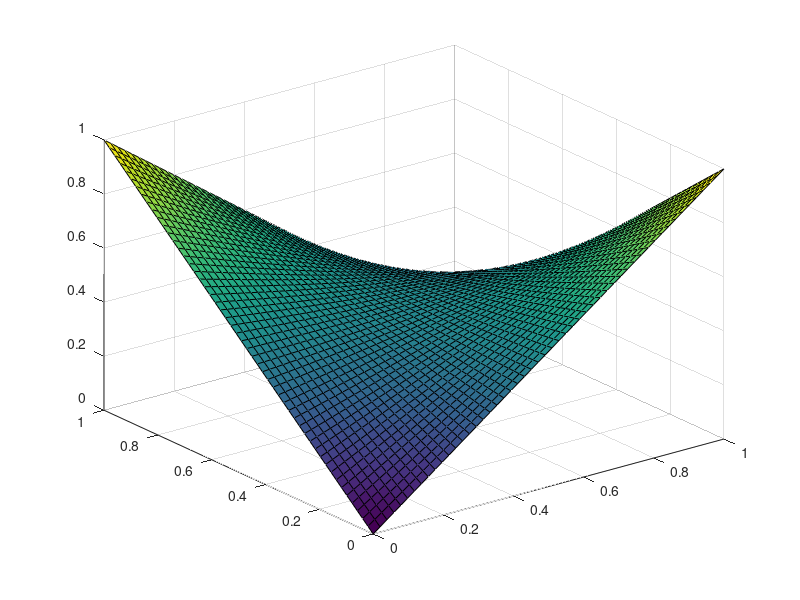

This chart was generated by the following MATLAB code:
n = 50;
u = zeros(n+2,n+2); % 初期状態の設定
% 境界条件の設定
u(:,1) = linspace(0,1,n+2);
u(:,n+2) = linspace(1,0,n+2);
u(1,:) = linspace(0,1,n+2);
u(n+2,:) = linspace(1,0,n+2);
maxit = 2000; % 最大反復R回数
tol = 1e-04; % 判定条件

for it = 1:maxit
    R = 0;
    for i = 2:n+1
        for j = 2:n+1
            r =  (u(i, j + 1) + u(i, j-1) + u(i-1, j) + u(i + 1, j)) /4 - u(i, j);
            u(i,j) = u(i,j) + r;
            R = max(R, abs(r));
        end        
    end
    T_(it)=R;
    t(it)=it;
    if R < tol
        break;
    end
end
% t
% size(T_)
% semilogy(t,T_)
% 
% x = linspace(0, 1, n+2);
% y = linspace(0, 1, n+2);
% 
% 
x = linspace(0, 1, n+2);
y = linspace(0, 1, n+2);
surf(x, y, u);
% surf(x, y, u)
% xlabel('x')
% ylabel('y')
% zlabel('z')

